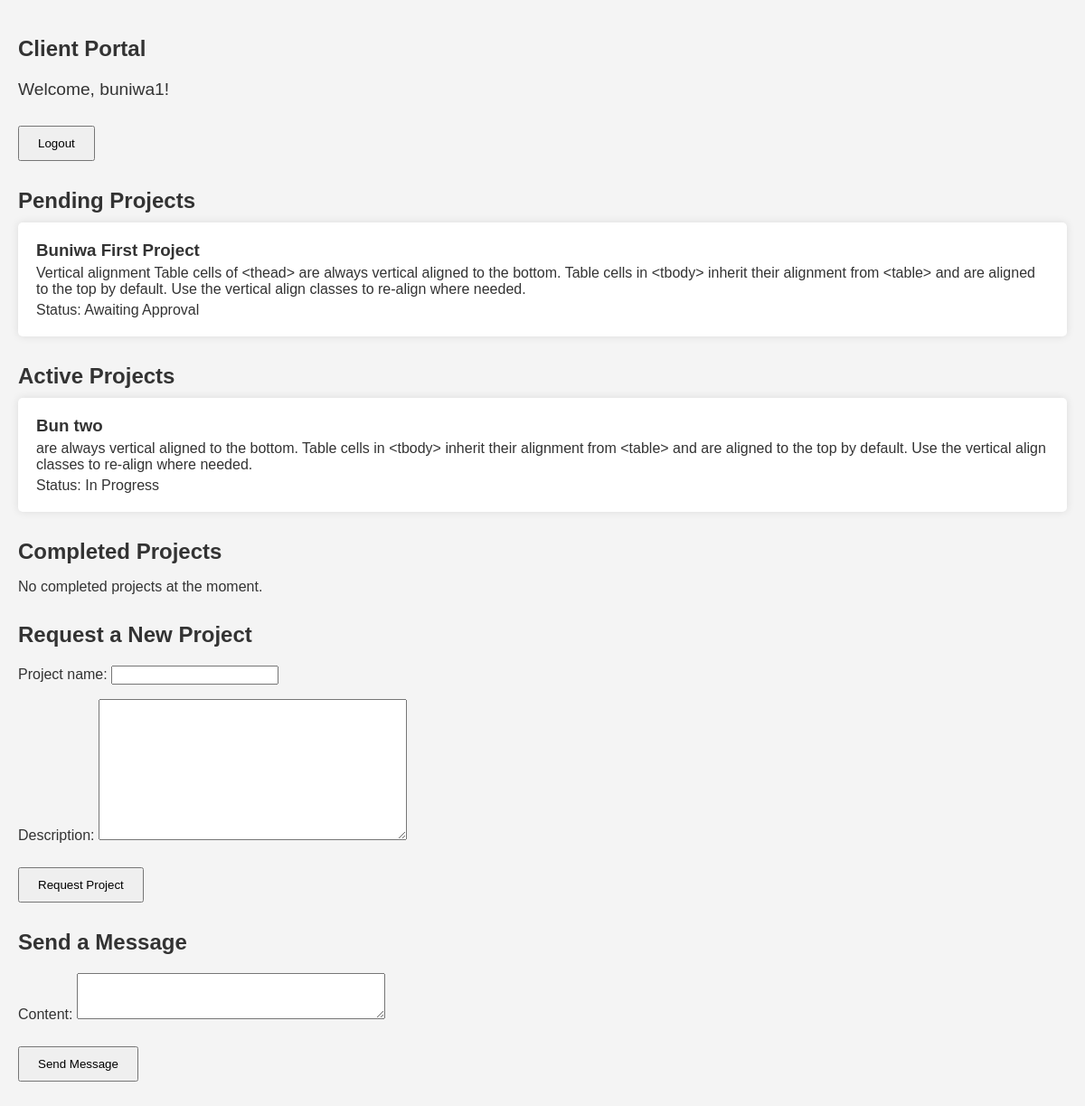
/portal/ (signed in), run on an earlier commit of the app's database.
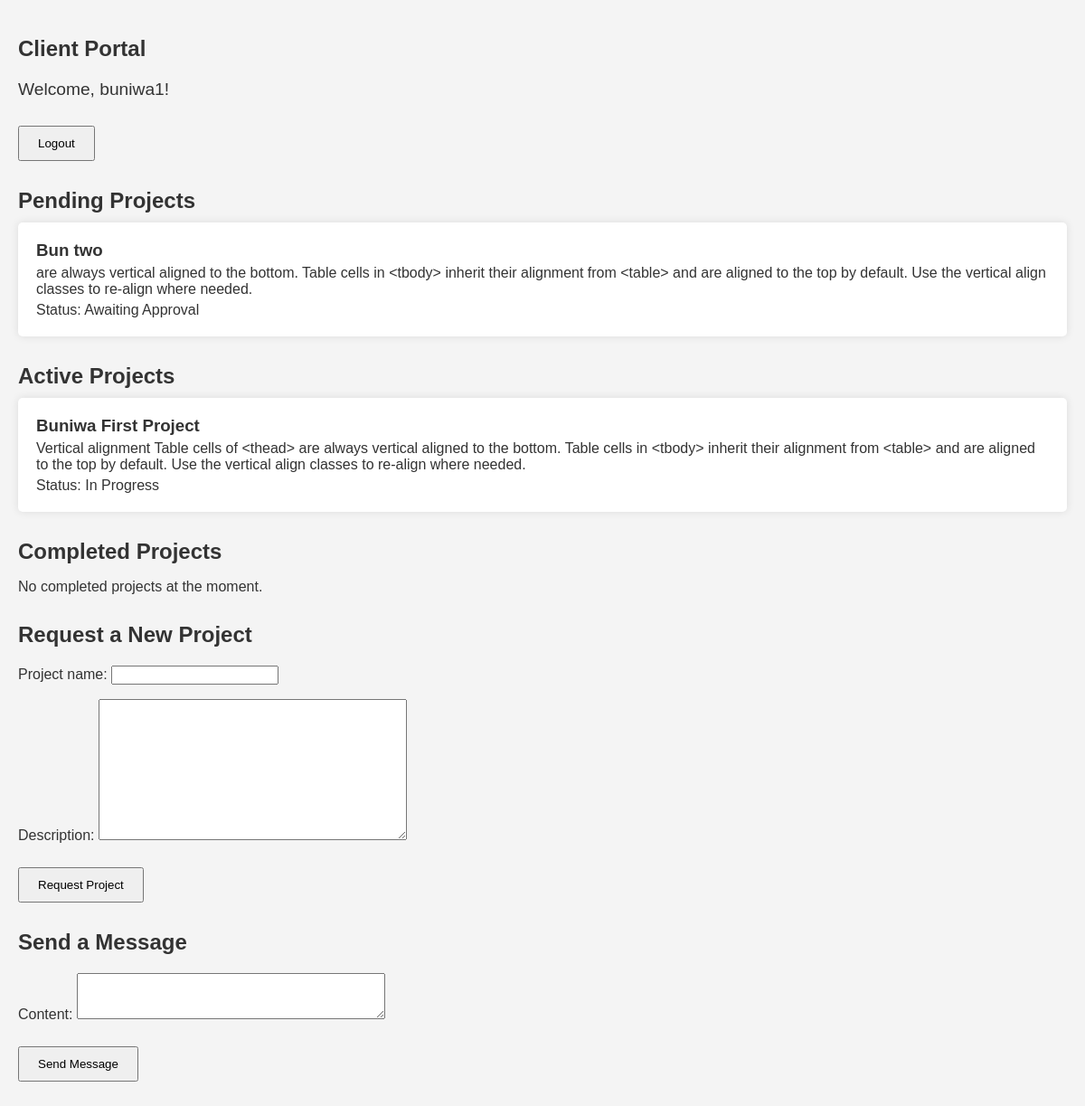
And on a later commit of the database.
### Portal/models.py (models this page shows, shortened)
class ProjectRequest(models.Model):
    user = models.ForeignKey(User, on_delete=models.CASCADE)
    project_name = models.CharField(max_length=100)
    description = models.TextField()
    status = models.CharField(max_length=20, choices=[('Requested', 'Requested'), ('In Progress', 'In Progress'), ('Completed', 'Completed')])

### Portal/views.py (the view)
# urls.py: path('', views.client_portal, name='client_portal'),
@login_required
def client_portal(request):
    if request.method == 'POST':
        form = ProjectRequestForm(request.POST)
        if form.is_valid():
            project_request = form.save(commit=False)
            project_request.user = request.user
            project_request.status = 'Requested'  # Set default status to 'Requested'
            project_request.save()
            return redirect('client_portal')  # Redirect to the same page after submitting the form
    else:
        form = ProjectRequestForm()
    pending_projects = ProjectRequest.objects.filter(user=request.user, status='Requested')  # Get projects with status 'Requested'
    active_projects = ProjectRequest.objects.filter(user=request.user, status='In Progress')  # Get projects with status 'In Progress'
    completed_projects = ProjectRequest.objects.filter(user=request.user, status='Completed')  # Get projects with status 'Completed'
    message_form = MessageForm(request.POST or None)
    if request.method == 'POST' and 'content' in request.POST:
        if message_form.is_valid():
            message = message_form.save(commit=False)
            message.user = request.user
            message.save()
            return redirect('client_portal')
    return render(request, 'Portal/client_portal.html', {
        'form': form,
        'message_form': message_form,
        'pending_projects': pending_projects,
        'active_projects': active_projects,
        'completed_projects': completed_projects,
        'user': request.user
    })

### Portal/forms.py
class ProjectRequestForm(forms.ModelForm):
    class Meta:
        model = ProjectRequest
        fields = ['project_name', 'description']

class MessageForm(forms.ModelForm):
    class Meta:
        model = Message
        fields = ['content']
        widgets = {
            'content': forms.Textarea(attrs={'rows': 3}),
        }

### Buniwa/context_processors.py (called while the page is built)
def profile_photo(request):
    if request.user.is_authenticated:
        user_details = UserDetails.objects.get(user=request.user)
        profile_photo_url = user_details.profile_photo.url if user_details.profile_photo else 'https://st3.depositphotos.com/15648834/17930/v/600/depositphotos_179308454-stock-illustration-unknown-person-silhouette-glasses-profile.jpg'
        return {'profile_photo_url': profile_photo_url}
    return {}

### Portal/templates/Portal/client_portal.html (shortened to what this page needs)
<!DOCTYPE html>
<html lang="en">
<head>
</head>
<body>
    <h2>Client Portal</h2>
    {% if user.is_authenticated %}
        <div class="welcome-message">
            <p>Welcome, {{ user.username }}!</p>
            <a href="{% url 'logout' %}"><button>Logout</button></a>
        </div>
        <div class="project-section">
            <h2>Pending Projects</h2>
            <div id="pending-projects">
                {% for project in pending_projects %}
                    <div class="project-card">
                        <h3>{{ project.project_name }}</h3>
                        <p>{{ project.description }}</p>
                        <p>Status: Awaiting Approval</p>
                    </div>
                {% empty %}
                    <p>No pending projects at the moment.</p>
                {% endfor %}
            </div>
        </div>
        <div class="project-section">
            <h2>Active Projects</h2>
            <div id="active-projects">
                {% for project in active_projects %}
                    <div class="project-card">
                        <h3>{{ project.project_name }}</h3>
                        <p>{{ project.description }}</p>
                        <p>Status: In Progress</p>
                    </div>
                {% empty %}
                    <p>No active projects at the moment.</p>
                {% endfor %}
            </div>
        </div>
        <div class="project-section">
            <h2>Completed Projects</h2>
            <div id="completed-projects">
                {% for project in completed_projects %}
                    <div class="project-card">
                        <h3>{{ project.project_name }}</h3>
                        <p>{{ project.description }}</p>
                        <p>Status: Completed</p>
                    </div>
                {% empty %}
                    <p>No completed projects at the moment.</p>
                {% endfor %}
            </div>
        </div>
        <h2>Request a New Project</h2>
        <form method="post" action="{% url 'client_portal' %}">
            {{ form.as_p }}
            <button type="submit">Request Project</button>
        </form>
        <h2>Send a Message</h2>
        <form method="post" action="{% url 'client_portal' %}">
            {{ message_form.as_p }}
            <button type="submit">Send Message</button>
        </form>
    {% else %}
        <div id="login-prompt">
            <p>Log in to see projects</p>
            <a href="{% url 'login' %}"><button>Login</button></a>
        </div>
    {% endif %}
</body>
</html>

What changed in the data, as far as the page shows it:
changed ProjectRequest "Bun two": moves from the list under "Active Projects" to the list under "Pending Projects"
changed ProjectRequest "Buniwa First Project": moves from the list under "Pending Projects" to the list under "Active Projects"
